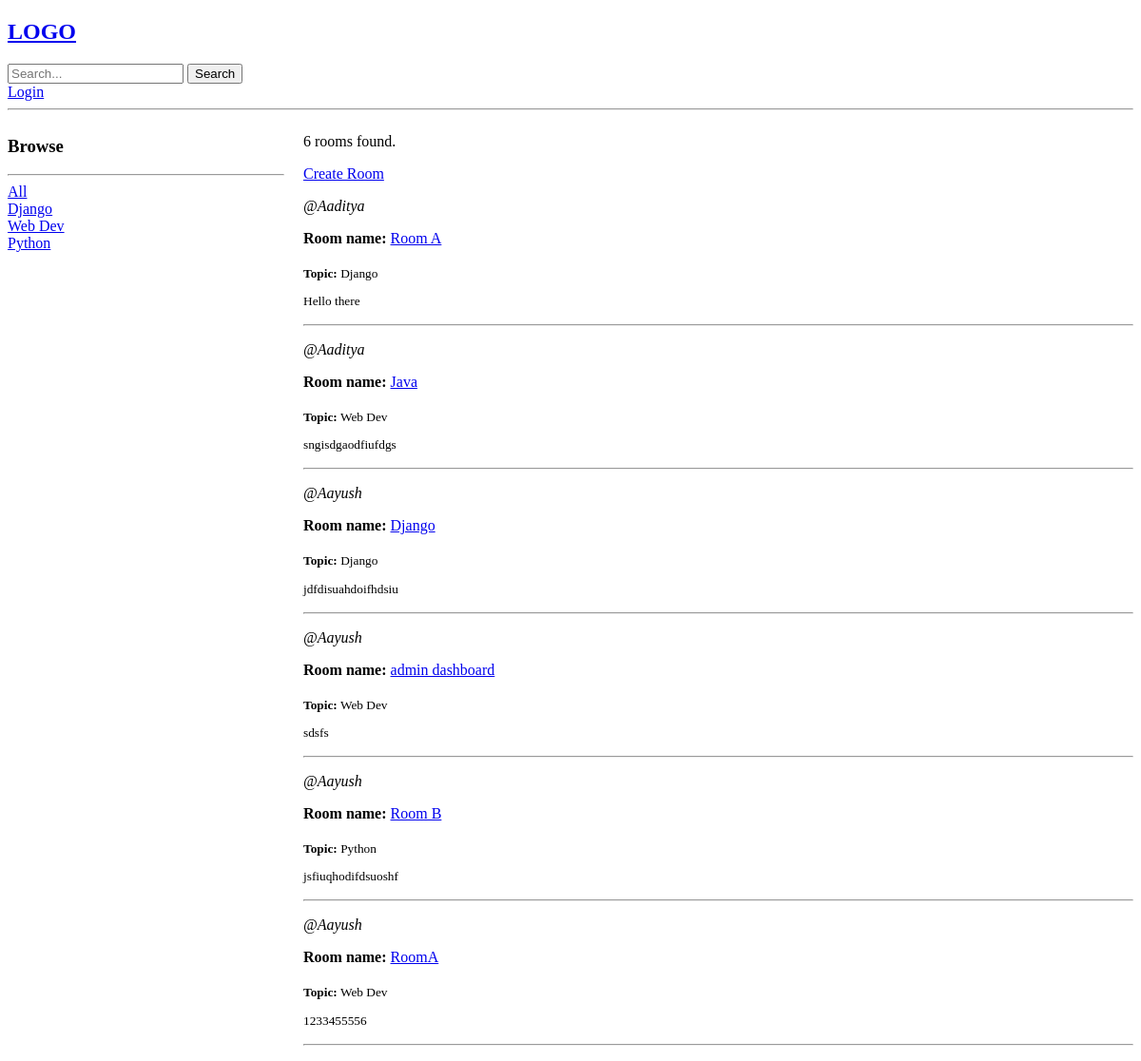
The app's page /, older data.
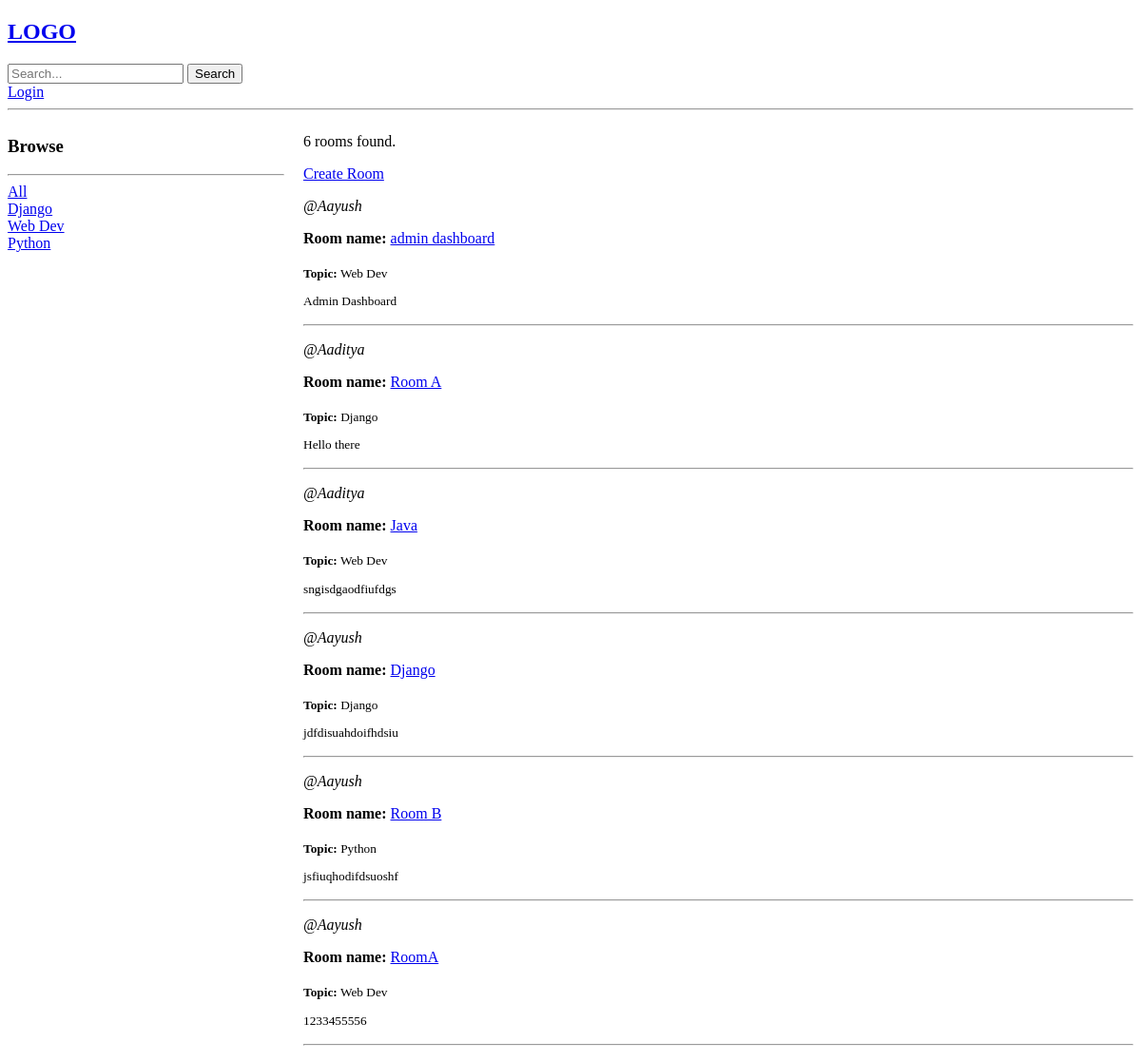
The same page, newer data.
### base/models.py (models this page shows, shortened)
class Topic(models.Model):
    name = models.CharField(max_length=200)

class Room(models.Model):
    id = models.UUIDField(primary_key=True, default=uuid.uuid4, editable=False)
    name = models.CharField(max_length=200)
    description = models.TextField(null=True, blank=True)
    topic = models.ForeignKey(Topic, on_delete=models.SET_NULL, null=True)  # Foreign key to Topic, can be null
    host = models.ForeignKey(User, on_delete=models.SET_NULL, null=True)  # Foreign key to User, can be null
    participants = models.ManyToManyField(User, related_name='participants', blank=True)  # Many-to-many relationship with User
    updated = models.DateTimeField(auto_now=True) #this will update the timestamp whenever the model is saved
    created = models.DateTimeField(auto_now_add=True) #this will store the timestamp when it was first created
    class Meta:
        ordering = ['-updated', '-created']

### base/views.py (the view)
# urls.py: path('', views.home, name='home'),
def home(request):
    q = request.GET.get('q') if request.GET.get('q') != None else ''
    rooms = Room.objects.filter(
        Q(topic__name__icontains=q) |  # Filter rooms by topic name
        Q(description__icontains=q) |  # Filter rooms by description
        Q(name__icontains=q) | # Filter rooms by name
        Q(host__username__icontains=q)  # Filter rooms by host username
        )  # Fetch all rooms from the database
    room_count = rooms.count()  # Count the number of rooms
    topics = Topic.objects.all()  # Fetch all topics from the database
    context = {'rooms': rooms, 'topics': topics, 'room_count': room_count, 'showSearchBar': True}
    return render(request, 'base/home.html', context)

### base/templates/base/home.html (shortened to what this page needs)
<!DOCTYPE html>
<html lang="en">
<head>
</head>
<body>
    {% extends 'main.html' %}
    {% block content %}
    <div class="home-container">
        <div>
            <h3>Browse</h3>
            <hr>
            <div>
                <a href="{% url 'home' %}">All</a>
            </div>
            {% for topic in topics %}
            <div>
                <a href="{% url 'home' %}?q={{ topic.name }}">{{ topic.name }}</a>
            </div>
            {% endfor %}
        </div>
        <main>
            <p>{{ room_count }} rooms found.</p>
            <a href="{% url 'create-room' %}">Create Room</a>
            {% for room in rooms %}
            <div>
                <p><i>@{{ room.host.username }}</i></p>
                <strong>Room name:</strong> <a href="{% url 'room' room.id %}">{{ room.name }}</a>
                <br><br>
                <small><strong>Topic:</strong> {{ room.topic.name }}</small>
                <small><p>{{ room.description }}</p></small>
                <hr>
            </div>
            {% endfor %}
        </main>
    </div>
    {% endblock %}

Row changes from the older to the newer data that the page shows:
changed Room "admin dashboard": description "sdsfs" → "Admin Dashboard"; moves up the list
